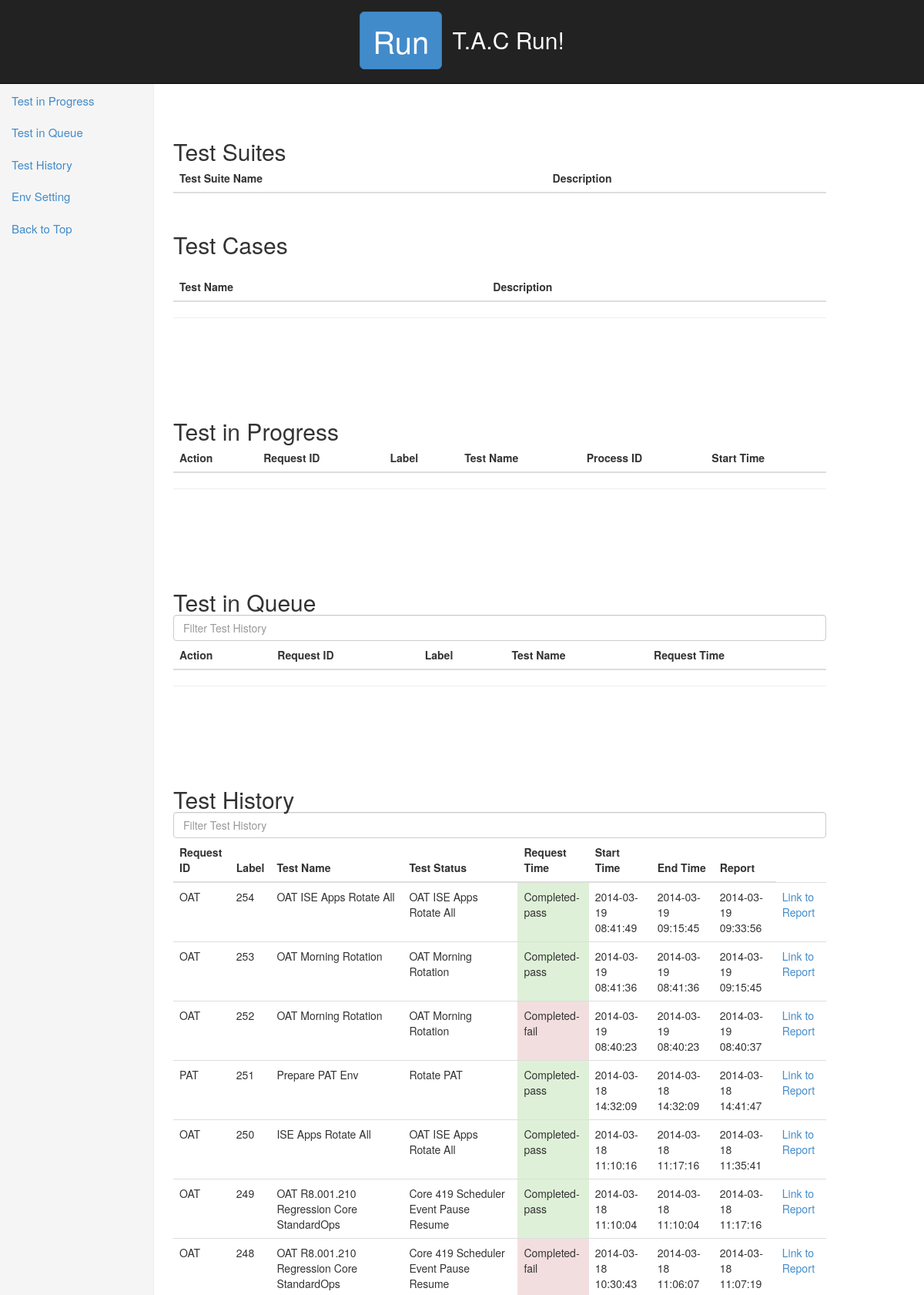
Page /test.php (upper part) on the committed database.
### tables this page shows
CREATE TABLE IF NOT EXISTS `test_request` (
  `request_id` int(11) NOT NULL AUTO_INCREMENT,
  `process_id` int(11) NOT NULL,
  `status` int(11) NOT NULL DEFAULT '0' COMMENT '0-queued,1-running,2-completed-pass,3-completed-fail,4-killed,5-sys error, 6-test cancelled',
  `test_id` int(11) NOT NULL,
  `start_timestamp` datetime NOT NULL,
  `end_timestamp` datetime NOT NULL,
  `request_timestamp` timestamp NOT NULL DEFAULT CURRENT_TIMESTAMP,
  `report` varchar(200) NOT NULL,
  `label` varchar(50) DEFAULT NULL,
  `user_id` int(11) NOT NULL,
  `lock_env_with_launch` tinyint(1) DEFAULT NULL,
  `lock_env_with_launch_reason` varchar(100) DEFAULT NULL,
  KEY `request_id` (`request_id`)
);

CREATE TABLE IF NOT EXISTS `test_env` (
  `env_id` int(11) NOT NULL AUTO_INCREMENT,
  `env_name` varchar(20) NOT NULL,
  `status` int(11) NOT NULL DEFAULT '0' COMMENT '0-available, 1-unavailable',
  `reason` varchar(100) DEFAULT NULL,
  `user_id` int(11) DEFAULT NULL,
  PRIMARY KEY (`env_id`)
);

CREATE TABLE IF NOT EXISTS `test_case` (
  `test_id` int(11) NOT NULL AUTO_INCREMENT,
  `test_name` varchar(50) NOT NULL,
  `description` varchar(200) DEFAULT NULL,
  `avg_duration` time DEFAULT NULL,
  PRIMARY KEY (`test_id`)
);

### base_function.php (the view, shortened to what this page needs)
<?php
	function f_tableHistory()
	{
		global $db;
		$stat_array = array(2=>'Completed-pass',3=>'Completed-fail',4=>'Killed',5=>'Sys Error',6=>'Cancelled');
		$sql_query = "select tr.test_id,tr.request_id,tr.label,tc.test_name,tr.status,tr.request_timestamp,tr.start_timestamp,tr.end_timestamp,tr.report
								from test_request as tr,test_case as tc where tr.status not in (0,1) and tr.test_id = tc.test_id order by tr.end_timestamp desc";
		$result = $db->query($sql_query) or die($db->error);
    while($row = $result->fetch_assoc())
		{
			$color_class = '';
			$rid = $row['request_id'];
			$label = $row['label'];
			$name = $row['test_name'];
			$status = $row['status'];
			$rtime = $row['request_timestamp'];
			$stime = $row['start_timestamp'];
			$etime = $row['end_timestamp'];
			$report = $row['report'];
			if($status == 2) $color_class = 'bg-success';
			elseif ($status == 3) $color_class = 'bg-danger';
			elseif ($status == 5) $color_class = 'bg-warning';
			else $color_class = 'bg-info';
			$test_id = $row['test_id'];
			$env = f_getEnv($test_id);
			echo "<tr>
							<td>$env</td>
							<td>$rid</td>
							<td>$label</td>
							<td>$name</td>
							<td class='$color_class'>$stat_array[$status]</td>
							<td>$rtime</td>
							<td>$stime</td>
							<td>$etime</td>
			";
			if(!$report || $report == 'None')
			{
				echo "<td>$report</td>";
			}
			else
			{
				$report = 'http://asg.ise.com/reports/' . $report;
				echo "
					<td><a href='$report' target='_blank'>Link to Report</a></td>
					</tr>
				";
			}
		}
	}
	function f_getEnv($test_id)
	{
		global	$db;
		$output = '';
		$sql_query = "select te.env_name as name from env_relation as er,test_env as te where er.test_id = $test_id and er.env_id = te.env_id";
		$result = $db->query($sql_query) or die($db->error);
		while($row = $result->fetch_assoc())
		{
			$env = $row['name'];
			$output = $env . ' ';
		}
		return $output;
	}
?>

### tac.css (style rules this page uses)
body { font-weight: 200; padding-top: 100px; }

### rows in the picture
test_request: test.env_name "OAT", request_id "254", label "OAT ISE Apps Rotate All", test.test_name "OAT ISE Apps Rotate All", status "Completed-pass", request_timestamp "2014-03-19 08:41:49", start_timestamp "2014-03-19 09:15:45", end_timestamp "2014-03-19 09:33:56"
test_request: test.env_name "OAT", request_id "253", label "OAT Morning Rotation", test.test_name "OAT Morning Rotation", status "Completed-pass", request_timestamp "2014-03-19 08:41:36", start_timestamp "2014-03-19 08:41:36", end_timestamp "2014-03-19 09:15:45"
test_request: test.env_name "OAT", request_id "252", label "OAT Morning Rotation", test.test_name "OAT Morning Rotation", status "Completed-fail", request_timestamp "2014-03-19 08:40:23", start_timestamp "2014-03-19 08:40:23", end_timestamp "2014-03-19 08:40:37"
test_request: test.env_name "PAT", request_id "251", label "Prepare PAT Env", test.test_name "Rotate PAT", status "Completed-pass", request_timestamp "2014-03-18 14:32:09", start_timestamp "2014-03-18 14:32:09", end_timestamp "2014-03-18 14:41:47"
test_request: test.env_name "OAT", request_id "250", label "ISE Apps Rotate All", test.test_name "OAT ISE Apps Rotate All", status "Completed-pass", request_timestamp "2014-03-18 11:10:16", start_timestamp "2014-03-18 11:17:16", end_timestamp "2014-03-18 11:35:41"
test_request: test.env_name "OAT", request_id "249", label "OAT R8.001.210 Regression Core StandardOps", test.test_name "Core 419 Scheduler Event Pause Resume", status "Completed-pass", request_timestamp "2014-03-18 11:10:04", start_timestamp "2014-03-18 11:10:04", end_timestamp "2014-03-18 11:17:16"
test_request: test.env_name "OAT", request_id "248", label "OAT R8.001.210 Regression Core StandardOps", test.test_name "Core 419 Scheduler Event Pause Resume", status "Completed-fail", request_timestamp "2014-03-18 10:30:43", start_timestamp "2014-03-18 11:06:07", end_timestamp "2014-03-18 11:07:19"
